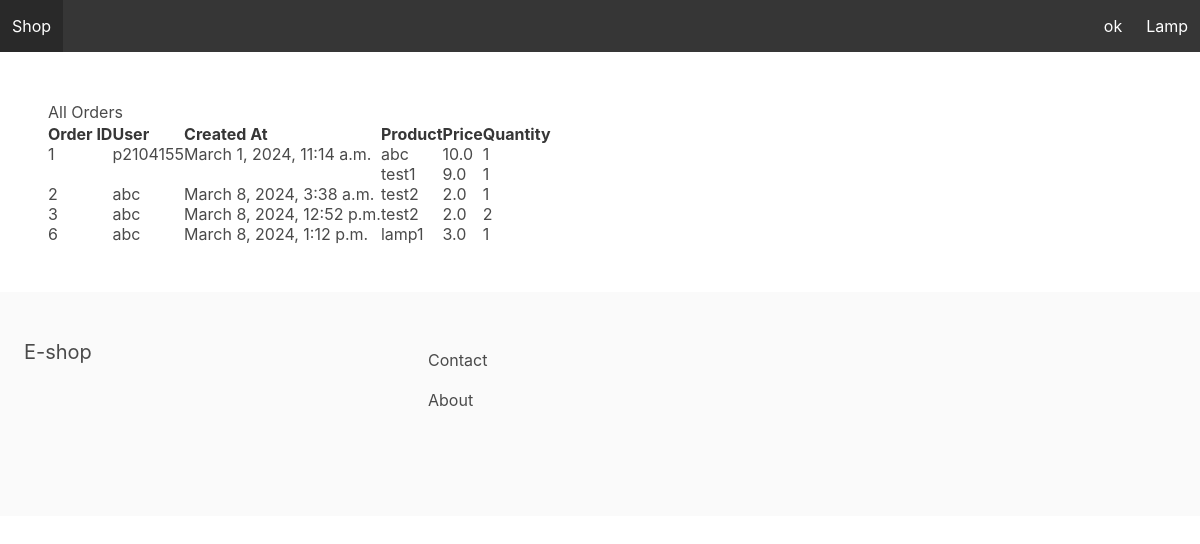
/orders/, run on an earlier commit of the app's database.
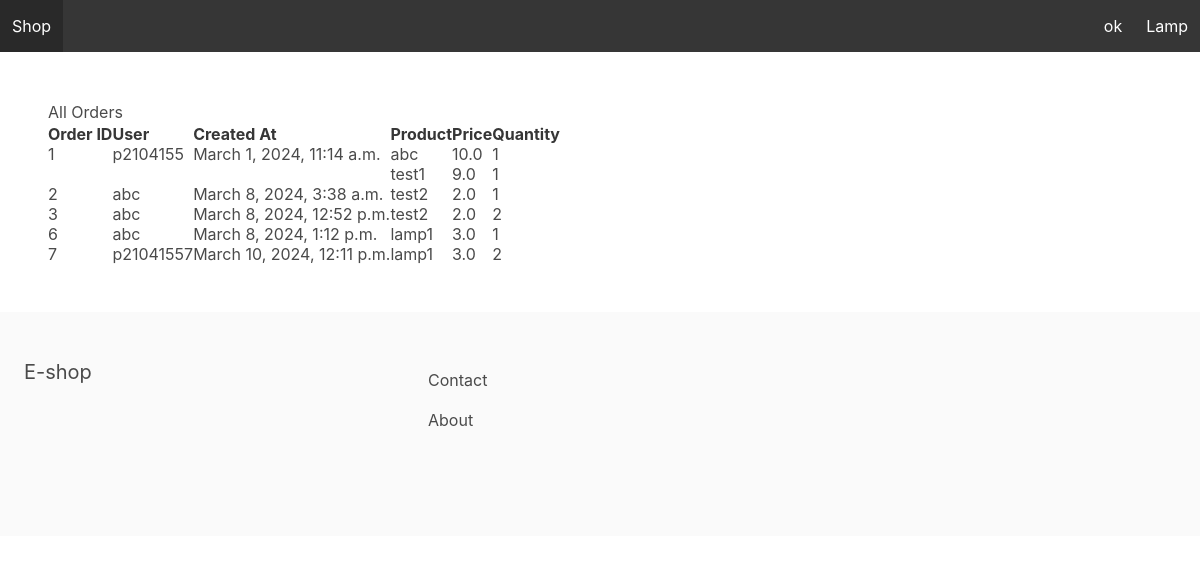
And on a later commit of the database.
### apps/store/models.py (models this page shows, shortened)
class Category(models.Model):
    title = models.CharField(max_length=255)
    slug = models.SlugField(max_length=255)
    ordering = models.IntegerField(default=0)
    class Meta:
        verbose_name_plural = 'Categories'
        ordering = ('ordering',)

class Product(models.Model):
    category = models.ForeignKey(Category, related_name='products', on_delete=models.CASCADE)
    title = models.CharField(max_length=255)
    slug = models.SlugField(max_length=255)
    description = models.TextField(blank=True, null=True)
    price = models.FloatField()
    num_available = models.IntegerField(default=1)
    num_visits = models.IntegerField(default=0)
    last_visit = models.DateTimeField(blank=True, null=True)
    image = models.ImageField(upload_to='uploads/', blank=True, null=True)
    thumbnail = models.ImageField(upload_to='uploads/', blank=True, null=True)
    date_added = models.DateTimeField(auto_now_add=True)
    class Meta:
        ordering = ('-date_added',)
    """def save(self, *args, **kwargs):
        self.thumbnail = self.make_thumbnail(self.image)

        super().save(*args, **kwargs)"""

### apps/order/models.py (models this page shows, shortened)
class Order(models.Model):
    ORDERED = 'ordered'
    SHIPPED = 'shipped'
    ARRIVED = 'arrived'
    STATUS_CHOICES = (
        (ORDERED, 'Ordered'),
        (SHIPPED, 'Shipped'),
        (ARRIVED, 'Arrived')
    )
    user = models.ForeignKey(User, related_name='orders', on_delete=models.SET_NULL, blank=True, null=True)
    first_name = models.CharField(max_length=100)
    last_name = models.CharField(max_length=100)
    email = models.CharField(max_length=100)
    address = models.CharField(max_length=100)
    zipcode = models.CharField(max_length=100)
    place = models.CharField(max_length=100)
    phone = models.CharField(max_length=100)
    created_at = models.DateTimeField(auto_now_add=True)
    paid = models.BooleanField(default=False)
    paid_amount = models.FloatField(blank=True, null=True)
    payment_intent = models.CharField(max_length=255)
    shipped_date = models.DateTimeField(blank=True, null=True)
    status = models.CharField(max_length=20, choices=STATUS_CHOICES, default=ORDERED)

class OrderItem(models.Model):
    order = models.ForeignKey(Order, related_name='items', on_delete=models.CASCADE)
    product = models.ForeignKey(Product, related_name='items', on_delete=models.DO_NOTHING)
    price = models.FloatField()
    quantity = models.IntegerField(default=1)

### apps/core/views.py (the view)
# urls.py: path('orders/', order_list, name='order_list'),
def order_list(request):
    orders = Order.objects.all()
    return render(request, 'order_list.html', {'orders': orders})

### apps/cart/context_processors.py (called while the page is built)
def cart(request):
    return {'cart': Cart(request)}

### apps/store/context_processors.py (called while the page is built)
def menu_categories(request):
    categories = Category.objects.all()
    return {'menu_categories': categories}

### apps/core/templates/order_list.html
{% extends 'managerBase.html' %}
{% block content %}
    <h1>All Orders</h1>
    <table>
        <thead>
            <tr>
                <th>Order ID</th>
                <th>User</th>
                <th>Created At</th>
                <th>Product</th>
                <th>Price</th>
                <th>Quantity</th>
            </tr>
        </thead>
        <tbody>
            {% for order in orders %}
                {% for item in order.items.all %}
                    <tr>
                        {% if forloop.first %}
                            <td rowspan="{{ order.items.count }}">{{ order.id }}</td>
                            <td rowspan="{{ order.items.count }}">{{ order.user.username }}</td>
                            <td rowspan="{{ order.items.count }}">{{ order.created_at }}</td>
                        {% endif %}
                        <td>{{ item.product.title }}</td>
                        <td>{{ item.price }}</td>
                        <td>{{ item.quantity }}</td>
                    </tr>
                {% endfor %}
            {% endfor %}
        </tbody>
    </table>
{% endblock %}

### apps/core/templates/managerBase.html (shortened to what this page needs)
<html>
	<head>
		<link rel="stylesheet" href="https://cdn.jsdelivr.net/npm/bulma@0.9.0/css/bulma.min.css">
	</head>
	<body>
		<nav class="navbar is-dark">
			<div class="navbar-brand">
				<a class="navbar-item" href="{% url 'productManager' %}">Shop</a>
			</div>
			<div id="main-navbar" class="navbar-menu" >
				<div class="navbar-end">
					{% for category in menu_categories %}
					    <a href="{% url 'manager_category' category.slug %}" class="navbar-item">{{ category.title }}</a>
					{% endfor %}
				</div>
			</div>
        </nav>
		<section class="section">
			{% block content %}
            {% endblock %}
		</section>
		<footer class="footer">
			<div class="columns">
				<div class="column is-4">
					<h2 class="subtitle">E-shop</h2>
				</div>
				<div class="column is-8">
					<a href="{% url 'contact' %}" class="navbar-item">Contact</a>
					<a href="{% url 'about' %}" class="navbar-item">About</a>
				</div>
			</div>
		</footer>
	</body>
</html>

What changed in the data, as far as the page shows it:
added Order: id "7", user.username "p21041557", created_at "March 10, 2024, 12:11 p.m."
added OrderItem: product "lamp1", price "3.0", quantity "2"
